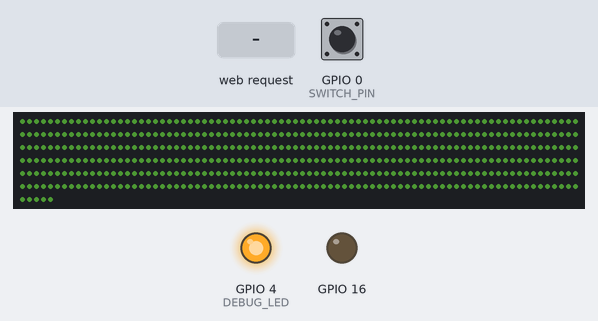
A sketch run on a simulated ESP8266 (NodeMCU). Shown: 485 RGB LEDs in strip order, left to right, continuing on the next row, output pins drawn as LEDs (lit = HIGH). Inputs (shaded band) come from the test bench; at power-on: GPIO 0 (SWITCH_PIN) HIGH. Dim RGB values are drawn brighter than linear; WiFi joins after 1.5 s; servers stay silent unless stated; what the sketch prints to the serial monitor is not drawn.

Above: at 1.6 s.
3.1 s: GPIO 0 (SWITCH_PIN) pulled LOW for 0.15 s
At 3.4 s:
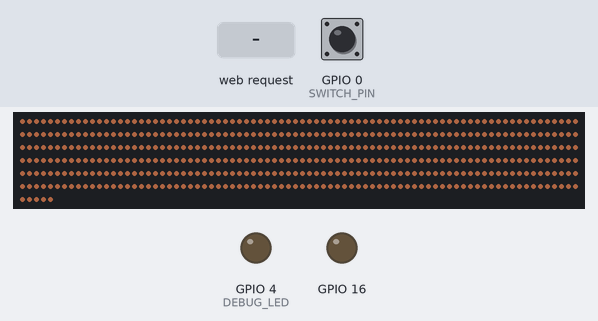
7.7 s: HTTP request GET /balls received
At 9.7 s:
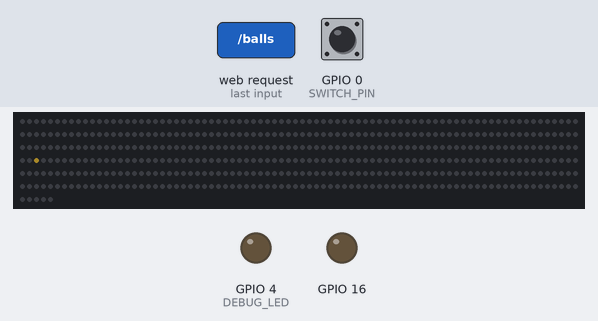
13.7 s: HTTP request GET /rgb received
At 14.7 s:
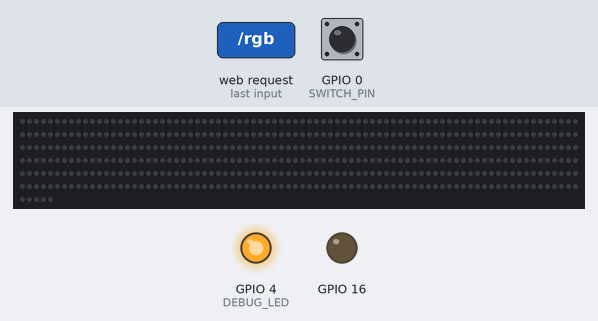
15.2 s: HTTP request GET /point received
Timing chart, 0 to 17.7 s (numbered marks = the images above; inputs shaded):
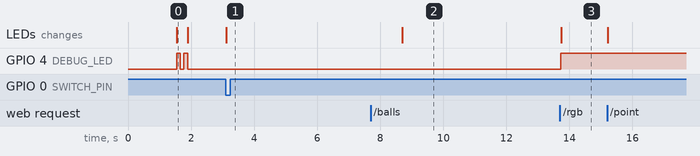

The sketch:

main.ino
```cpp
#include <ArduinoOTA.h>
#include <ESP8266WiFiMulti.h>
#include <ESP8266mDNS.h>
#include <ESP8266WebServer.h>
#include <Adafruit_NeoPixel.h>

#define LED_PIN 5
#define LED_COUNT 485
// #define LED_COUNT 106
#define SWITCH_PIN 0
#define DEBUG_LED 4
Adafruit_NeoPixel strip(LED_COUNT, LED_PIN, NEO_GRB + NEO_KHZ800);
ESP8266WiFiMulti wifiMulti;
ESP8266WebServer server(80);
int light = 50;
const char* ssid = "SpaceX";
const char* password = "";
const bool PROGMEM disabled[] = {
  0, 0, 0, 0, 0, 0, 0, 0, 0, 0, 0, 0, 0, 0, 0, 0, 0, 0, 0, 0, 0, 0, 0, 0, 0, 0, 0, 0, 0, 0, 0, 0, 0, 0, 0, 0, 0, 0, 0, 0, 0, 0, 1, 1, 1, 1, 0, 0, 0, 0,
  0, 0, 0, 0, 0, 0, 0, 0, 0, 0, 0, 0, 0, 0, 0, 0, 0, 0, 0, 0, 0, 0, 0, 0, 0, 0, 0, 0, 0, 0, 0, 0, 0, 0, 1, 1, 1, 1, 0, 0, 0, 0, 0, 0, 0, 0, 0, 0, 0, 0,
  0, 0, 0, 0, 0, 0, 0, 0, 0, 0, 0, 0, 0, 0, 0, 0, 0, 0, 0, 0, 0, 0, 0, 0, 0, 0, 0, 0, 0, 0, 0, 0, 0, 0, 0, 1, 1, 1, 0, 0, 0, 0, 0, 0, 0, 0, 0, 0, 0, 0,
  0, 0, 0, 0, 0, 0, 0, 0, 0, 0, 0, 0, 0, 0, 0, 0, 0, 0, 0, 0, 0, 0, 0, 0, 0, 0, 0, 0, 0, 0, 0, 0, 1, 1, 1, 1, 0, 0, 0, 0, 0, 0, 0, 0, 0, 0, 0, 0, 0, 0,
  0, 0, 0, 0, 0, 0, 0, 0, 0, 0, 0, 0, 0, 0, 0, 0, 0, 0, 0, 0, 0, 0, 0, 0, 0, 0, 0, 1, 1, 1, 1, 0, 0, 0, 0, 0, 0, 0, 0, 0, 0, 0, 0, 0, 0, 0, 0, 0, 0, 0,
  0, 0, 0, 0, 0, 0, 0, 0, 0, 0, 0, 0, 0, 0, 0, 0, 0, 0, 0, 0, 0, 0, 0, 0, 0, 0, 0, 0, 1, 1, 1, 1, 0, 0, 0, 0, 0, 0, 0, 0, 0, 0, 0, 0, 0, 0, 0, 0, 0, 0,
  0, 0, 0, 0, 0, 0, 0, 0, 0, 0, 0, 0, 0, 0, 0, 0, 0, 0, 0, 0, 0, 0, 1, 1, 1, 1, 0, 0, 0, 0, 0, 0, 0, 0, 0, 0, 0, 0, 0, 0, 0, 0, 0, 0, 0, 0, 0, 0, 0, 0,
  0, 0, 0, 0, 0, 0, 0, 0, 0, 0, 0, 0, 0, 0, 0, 0, 0, 1, 1, 1, 1, 0, 0, 0, 0, 0, 0, 0, 0, 0, 0, 0, 0, 0, 0, 0, 0, 0, 0, 0, 0, 0, 0, 0, 0, 0, 0, 0, 0, 0,
  0, 0, 0, 0, 0, 0, 0, 0, 0, 0, 0, 0, 0, 0, 1, 1, 1, 1, 0, 0, 0, 0, 0, 0, 0, 0, 0, 0, 0, 0, 0, 0, 0, 0, 0, 0, 0, 0, 0, 0, 0, 0, 0, 0, 0, 0, 0, 0, 0, 0,
  0, 0, 0, 0, 0, 0, 0, 0, 0, 1, 1, 1, 1, 0, 0, 0, 0, 0, 0, 0, 0, 0, 0, 0, 0, 0, 0, 0, 0, 0, 0, 0, 0, 0, 0, 0, 0, 0, 0, 0, 0, 0, 0, 0, 0, 0, 0, 0, 0, 0
  };

int currentLed = 0;

const uint8_t PROGMEM gamma8[] = {
    0,  0,  0,  0,  0,  0,  0,  0,  0,  0,  0,  0,  0,  0,  0,  0,
    0,  0,  0,  0,  0,  0,  0,  0,  0,  0,  0,  0,  1,  1,  1,  1,
    1,  1,  1,  1,  1,  1,  1,  1,  1,  2,  2,  2,  2,  2,  2,  2,
    2,  3,  3,  3,  3,  3,  3,  3,  4,  4,  4,  4,  4,  5,  5,  5,
    5,  6,  6,  6,  6,  7,  7,  7,  7,  8,  8,  8,  9,  9,  9, 10,
   10, 10, 11, 11, 11, 12, 12, 13, 13, 13, 14, 14, 15, 15, 16, 16,
   17, 17, 18, 18, 19, 19, 20, 20, 21, 21, 22, 22, 23, 24, 24, 25,
   25, 26, 27, 27, 28, 29, 29, 30, 31, 32, 32, 33, 34, 35, 35, 36,
   37, 38, 39, 39, 40, 41, 42, 43, 44, 45, 46, 47, 48, 49, 50, 50,
   51, 52, 54, 55, 56, 57, 58, 59, 60, 61, 62, 63, 64, 66, 67, 68,
   69, 70, 72, 73, 74, 75, 77, 78, 79, 81, 82, 83, 85, 86, 87, 89,
   90, 92, 93, 95, 96, 98, 99,101,102,104,105,107,109,110,112,114,
  115,117,119,120,122,124,126,127,129,131,133,135,137,138,140,142,
  144,146,148,150,152,154,156,158,160,162,164,167,169,171,173,175,
  177,180,182,184,186,189,191,193,196,198,200,203,205,208,210,213,
  215,218,220,223,225,228,231,233,236,239,241,244,247,249,252,255 };


const char webhtml[] PROGMEM = R"=====(
<!DOCTYPE html>
<html lang="pl">

<head>
    <meta charset="UTF-8">
    <meta name="viewport" content="width=device-width, initial-scale=1.0, maximum-scale=1.0, user-scalable=0">
    <title>Ledshed</title>
    <style>
        body {
            background-color: #3b0e19;
            font-family: 'Gill Sans', 'Gill Sans MT', Calibri, 'Trebuchet MS', sans-serif;
            color: white;
        }

        .form {
            display: grid;
            grid-template-rows: repeat(5, 1fr);
            grid-template-columns: 1fr 1fr;
            grid-column: 1 / 3;
        }

        input[type=range] {
            display: flex;
            margin: auto;
            padding: 20px;
            font-size: 3rem;
            justify-content: center;
        }
        input[type=button] {
            padding: 20px;
        }
        .warmwhite {
            background-color: rgb(255, 211, 89);
        }

        .response {
            grid-column: 1 / 3;
            align-self: center;
            margin-left: auto;
            margin-right: auto;
        }

        p {
            color: white;
        }

        @media only screen and (max-width : 1440px) and (max-height : 2560px) {
            body {
                background-color: #3b0e19;
                font-family: 'Gill Sans', 'Gill Sans MT', Calibri, 'Trebuchet MS', sans-serif
            }
            [name=container] {
                display: grid;
                grid-template-rows: repeat(1fr, 4);
                grid-template-columns: 50% 50%;
            }
            input[type=range] {

                grid-column: span 2;
                width: 60vw;

            }
            input[type=button] {
                /* grid-column: span 2; */
                width: 20vw;

            }
            label {
                margin:auto;
                grid-column: span 2;
            }
            [name=eachled-buttons] {
                display: grid;
                grid-template-columns: repeat(1fr, 3);
                grid-column: span 2;
                display: block;
            }
        }
    </style>
</head>

<body>
    <div name="container">
        <label for="luminosity">Jasność</label>
        <input name="luminosity" type="range" min="15" max="255" value="15" step="10">
        <label for="r">RGB</label>
        <input name="r" type="range" min="0" max="255" value="0" step="10">
        <input name="g" type="range" min="0" max="255" value="0" step="10">
        <input name="b" type="range" min="0" max="255" value="0" step="10">
        <label for="eachled">Punkt</label>
        <input name="eachled" type="range" min="0" max="484" value="0">
        <div name="eachled-buttons">
            <input name="minus" type="button" value="-">
            <input name="plus" type="button" value="+">
            <input name="val" type="text" disabled value="0">
        </div>
        <label for="mod">Modulo</label>
        <input name="mod" type="range" min="0" max="105" value="0">
        <div name="mod-buttons">
            <input name="mod-minus" type="button" value="-">
            <input name="mod-plus" type="button" value="+">
            <input name="mod-val" type="text" disabled value="0">
        </div>
        <div name="ran-buttons">
            <input name="ran-minus" type="button" value="r-">
            <input name="ran-plus" type="button" value="r+">
            <input name="ran-val" type="text" disabled value="0">
        </div>
        <input name="rainbow" type='button' value='&#127752'>
        <input name="balls" type='button' value='&#9917'>
        <input name="warmwhite" value="On" onclick="turnOn()" type='button'>
        <input name="off" type='button' value='Off' >
    </div>
    <script>
        const url = "http://192.168.69.215";

        var luminosity = document.querySelector('input');
        var r = document.querySelector('[name=r]');
        var g = document.querySelector('[name=g]');
        var b = document.querySelector('[name=b]');
        var rainbow = document.querySelector('[name=rainbow]');
        var balls = document.querySelector('[name=balls]');
        var eachled = document.querySelector('[name=eachled]');
        var plus = document.querySelector('[name=plus]');
        var minus = document.querySelector('[name=minus]');
        var val = document.querySelector('[name=val]');
        var off = document.querySelector('[name=off]');
        var mod = document.querySelector('[name=mod]');
        var mod_plus = document.querySelector('[name=mod-plus]');
        var mod_minus = document.querySelector('[name=mod-minus]');
        var mod_val = document.querySelector('[name=mod-val]');
        var ran_plus = document.querySelector('[name=ran-plus]');
        var ran_minus = document.querySelector('[name=ran-minus]');
        var ran_val = document.querySelector('[name=ran-val]');

        var request = new XMLHttpRequest();

        off.onclick = function() {
            sendRequest('POST', '/off');
        }

        ran_plus.onclick = function() {
            ran_val.value = Number(ran_val.value) + 1;
            sendRequest('POST', '/mod', 'mod=' + mod.value + '&range=' + ran_val.value);
        }
        ran_minus.onclick = function() {
            ran_val.value = ran_val.value - 1;
            sendRequest('POST', '/mod', 'mod=' + mod.value + '&range=' + ran_val.value);
        }

        mod_plus.onclick = function() {
            console.log(mod.value);
            mod.value = Number(mod.value) + 1;
            mod_val.value = mod.value;
            sendRequest('POST', '/mod', 'mod=' + mod.value + '&range=' + ran_val.value);
        }
        mod_minus.onclick = function() {
            mod.value -= 1;
            mod_val.value = mod.value;
            sendRequest('POST', '/mod', 'mod=' + mod.value + '&range=' + ran_val.value);
        }

        mod.oninput = function() {
            mod_val.value = this.value;
            sendRequest('POST', '/mod', 'mod=' + mod.value + '&range=' + ran_val.value);
        }

        plus.onclick = function() {
            console.log(eachled.value);
            eachled.value = Number(eachled.value) + 1;
            val.value = eachled.value;
            sendRequest('POST', '/point', 'point=' + eachled.value);
        }
        minus.onclick = function() {
            eachled.value -= 1;
            val.value = eachled.value;
            sendRequest('POST', '/point', 'point=' + eachled.value);
        }

        eachled.oninput = function() {
            val.value = this.value;
            sendRequest('POST', '/point', 'point=' + eachled.value);
        }

        balls.onclick = function() {
            sendRequest('GET', '/balls');
        }

        rainbow.onclick = function() {
            sendRequest('POST', '/rainbow');
        }

        luminosity.oninput = function() {
            sendRequest('POST', '/luminosity', 'value=' + this.value);
        };

        r.oninput = function() {
            var params = 'r=' + r.value + '&g=' + g.value + '&b=' + b.value;
            sendRequest('POST', '/rgb', params);
        }
        g.oninput = function() {
            var params = 'r=' + r.value + '&g=' + g.value + '&b=' + b.value;
            sendRequest('POST', '/rgb', params);
        }
        b.oninput = function() {
            var params = 'r=' + r.value + '&g=' + g.value + '&b=' + b.value;
            sendRequest('POST', '/rgb', params);
        }

        function turnOn() {
            request.open("GET", url + "/warmwhite", true);
            request.setRequestHeader('Content-type', 'application/x-www-form-urlencoded');
            request.onreadystatechange = function() {
                if(this.readyState == 4 && this.status == 200)
                    console.log(this.response);
            }
            request.send();
        }

        function sendRequest(method, view, params) {
            request.open(method, url + view, true);
            request.setRequestHeader('Content-type', 'application/x-www-form-urlencoded');
            request.onreadystatechange = function() {
                if(this.readyState == 4 && this.status == 200)
                    console.log(this.response);
            }
            request.send(params);
        }
    </script>
</body>

</html>
)=====";

int mTime = 0;
bool lastState = 0;
bool isLighting = false;
bool flag = true;

ICACHE_RAM_ATTR void manualSwitch() {
  if(millis() - mTime > 500 ) {
    lastState = !lastState;
    mTime = millis();
    isLighting ? handleOff() : handleWarmWhite();
  }
}


void setup(void){
  attachInterrupt(digitalPinToInterrupt(SWITCH_PIN), manualSwitch, CHANGE);

  pinMode(SWITCH_PIN, INPUT_PULLUP);
  pinMode(DEBUG_LED, OUTPUT);
  pinMode(16, OUTPUT);
  strip.begin();
  strip.setBrightness(50);
  Serial.begin(9600);
  delay(10);
  Serial.println('\n');
  wifiMulti.addAP(ssid, password);
  Serial.println("Connecting ...");

  while (wifiMulti.run() != WL_CONNECTED) {
    delay(250);
    Serial.print('.');
  }
  Serial.println('\n');
  Serial.print("Connected to ");
  Serial.println(WiFi.SSID());
  Serial.print("IP address:\t");
  Serial.println(WiFi.localIP());

  if (MDNS.begin("ledy")) {
    Serial.println("mDNS responder started");
  } else {
    Serial.println("Error setting up MDNS responder!");
  }

  server.on("/", handleRoot);
  server.on("/rgb", handleRGB);
  server.on("/off", handleOff);
  server.on("/rainbow", handleRainbow);
  server.on("/luminosity", handleLuminosity);
  server.on("/warmwhite", handleWarmWhite);
  server.on("/balls", handleBalls);
  server.on("/point", handlePoint);
  server.on("/mod", handleMod);
  server.on("/restart", handleRestart);
  server.onNotFound(handleNotFound);
  server.begin();
  ArduinoOTA.onStart([]() {
    String type;
    if (ArduinoOTA.getCommand() == U_FLASH) {
      type = "sketch";
    } else { // U_FS
      type = "filesystem";
    }
    Serial.println("Start updating " + type);
  });
  ArduinoOTA.onEnd([]() {
    Serial.println("\nEnd");
  });
  ArduinoOTA.onProgress([](unsigned int progress, unsigned int total) {
    Serial.printf("Progress: %u%%\r", (progress / (total / 100)));
  });
  ArduinoOTA.onError([](ota_error_t error) {
    Serial.printf("Error[%u]: ", error);
    if (error == OTA_AUTH_ERROR) {
      Serial.println("Auth Failed");
    } else if (error == OTA_BEGIN_ERROR) {
      Serial.println("Begin Failed");
    } else if (error == OTA_CONNECT_ERROR) {
      Serial.println("Connect Failed");
    } else if (error == OTA_RECEIVE_ERROR) {
      Serial.println("Receive Failed");
    } else if (error == OTA_END_ERROR) {
      Serial.println("End Failed");
    }
  });
  ArduinoOTA.begin();

  rebootFinished();
}


void loop(void){
  server.handleClient();
  ArduinoOTA.handle();
}

void handleRestart() {
  ESP.restart();
}
void handleRoot() {
  server.send(200, "text/html", webhtml);
}
void handleNotFound(){
  server.send(404, "text/plain", "404: Not found");
}

void setVisiblePixelColor(int index, int r, int g, int b) {
  if(!pgm_read_byte(&disabled[index]))
    strip.setPixelColor(index, pgm_read_byte(&gamma8[r]), pgm_read_byte(&gamma8[g]), pgm_read_byte(&gamma8[b]));
  else
    strip.setPixelColor(index, 0, 0, 0);
}

void handlePoint() {
  flag = false;
  long point = server.arg("point").toInt();
  server.send(200, "text/plain", "Point!");
  strip.clear();
  strip.setPixelColor(point, 255, 255, 255);
  strip.show();
  digitalWrite(4, HIGH);
}

void handleMod() {
  flag = false;
  long mod = server.arg("mod").toInt();
  long range = server.arg("range").toInt();
  server.send(200, "text/plain", "Point!");
  strip.clear();
  for(int i = range; i < strip.numPixels() - range; i++) {
    if(i % mod < range)
      strip.setPixelColor(i - range, 255, 0, 0);
    else
      strip.setPixelColor(i - range, 0, 255, 0);
  }
  strip.show();
  digitalWrite(4, HIGH);
}

void handleRGB() {
  flag = false;
  long r = server.arg("r").toInt();
  long g = server.arg("g").toInt();
  long b = server.arg("b").toInt();
  strip.setBrightness(light);
  for(int i = 0; i < strip.numPixels(); i++) {
    setVisiblePixelColor(i, r, g, b);
  }
  strip.show();
  digitalWrite(4, HIGH);
}

void handleOff() {
  flag = false;
  server.sendHeader("Location", "/");
  server.send(301, "text/plain", "Leds turned off!");
  strip.setBrightness(0);
  strip.show();
  digitalWrite(4, LOW);
  isLighting = false;
}
void handleRainbow() {
  isLighting = true;
  server.send(200, "text/plain", "Turn On!");
  flag = true;
  strip.setBrightness(light);
  rainbow();
}
void handleWarmWhite() {
  isLighting = true;
  flag = false;
  server.send(200, "text/plain", "Turn On!");
  strip.setBrightness(light);
  for(int i = 0; i < strip.numPixels(); i++) {
    strip.setPixelColor(i, 255, 150, 100);
  }
  strip.show();
}
void handleBalls() {
  isLighting = true;
  flag = false;
  server.sendHeader("Location", "/");
  server.send(200, "text/html", "Cold white mode");
  flag = true;
  strip.setBrightness(light);
  BouncingBalls(0xd4,0xaf,0x37, 2);
}

void handleLuminosity() {
  server.sendHeader("Location", "/");
  long value;
  if(server.hasArg("value")) {
    value = server.arg("value").toInt();
    light = value;
  }
  server.send(200, "text/plain", String(light));
  strip.setBrightness(light);
  strip.show();
}

void rainbow() {
  uint16_t i, j = 0;

  while(flag) {
    for(i=0; i<strip.numPixels(); i++) {
      strip.setPixelColor(i, Wheel((i*1+j) & 255));
    }
    server.handleClient();
    strip.show();
    j++;
    if(j > 255)
      j = 0;
  }

  if(flag)
    rainbow();
}

uint32_t Wheel(byte WheelPos) {
  if(WheelPos < 85) {
    return strip.Color(WheelPos * 3, 255 - WheelPos * 3, 0);
  }
  else if(WheelPos < 170) {
    WheelPos -= 85;
    return strip.Color(255 - WheelPos * 3, 0, WheelPos * 3);
  }
  else {
    WheelPos -= 170;
    return strip.Color(0, WheelPos * 3, 255 - WheelPos * 3);
  }
}

// bouncingBalls

void BouncingBalls(byte red, byte green, byte blue, int BallCount) {
  float Gravity = -1.81;
  int StartHeight = 1;

  float Height[BallCount];
  float ImpactVelocityStart = sqrt( -2 * Gravity * StartHeight );
  float ImpactVelocity[BallCount];
  float TimeSinceLastBounce[BallCount];
  int   Position[BallCount];
  long  ClockTimeSinceLastBounce[BallCount];
  float Dampening[BallCount];

  for (int i = 0 ; i < BallCount ; i++) {
    ClockTimeSinceLastBounce[i] = millis();
    Height[i] = StartHeight;
    Position[i] = 0;
    ImpactVelocity[i] = ImpactVelocityStart;
    TimeSinceLastBounce[i] = 0;
    Dampening[i] = 0.90 - float(i)/pow(BallCount,2);
  }

  while (flag) {
    for (int i = 0 ; i < BallCount ; i++) {
      TimeSinceLastBounce[i] =  millis() - ClockTimeSinceLastBounce[i];
      Height[i] = 0.5 * Gravity * pow( TimeSinceLastBounce[i]/1000 , 2.0 ) + ImpactVelocity[i] * TimeSinceLastBounce[i]/1000;

      if ( Height[i] < 0 ) {
        Height[i] = 0;
        ImpactVelocity[i] = Dampening[i] * ImpactVelocity[i];
        ClockTimeSinceLastBounce[i] = millis();

        if ( ImpactVelocity[i] < 0.01 ) {
          ImpactVelocity[i] = ImpactVelocityStart;
        }
      }
      Position[i] = round( Height[i] * (strip.numPixels() / 2) / StartHeight);
    }

    for (int i = 0 ; i < BallCount ; i++) {
      strip.setPixelColor(Position[i],red,green,blue);
    }
    server.handleClient();
    strip.show();
    strip.clear();
  }
}

void rebootFinished() {
  strip.clear();
  strip.fill(155155245);
  strip.show();
  digitalWrite(DEBUG_LED, HIGH);
  delay(100);
  strip.fill();
  strip.show();
  digitalWrite(DEBUG_LED, LOW);
  delay(100);
  strip.fill(155155245);
  strip.show();
  digitalWrite(DEBUG_LED, HIGH);
  delay(100);
  strip.fill();
  strip.show();
  digitalWrite(DEBUG_LED, LOW);
}
```

Measured:
- after the input at 3.1 s, the LEDs: change at once (image 1)
- after the input at 7.7 s, the LEDs: change after 1.0 s (image 2)
- after the input at 13.7 s, GPIO 4 (DEBUG_LED): LOW → HIGH at once; the LEDs: change at once (image 3)
